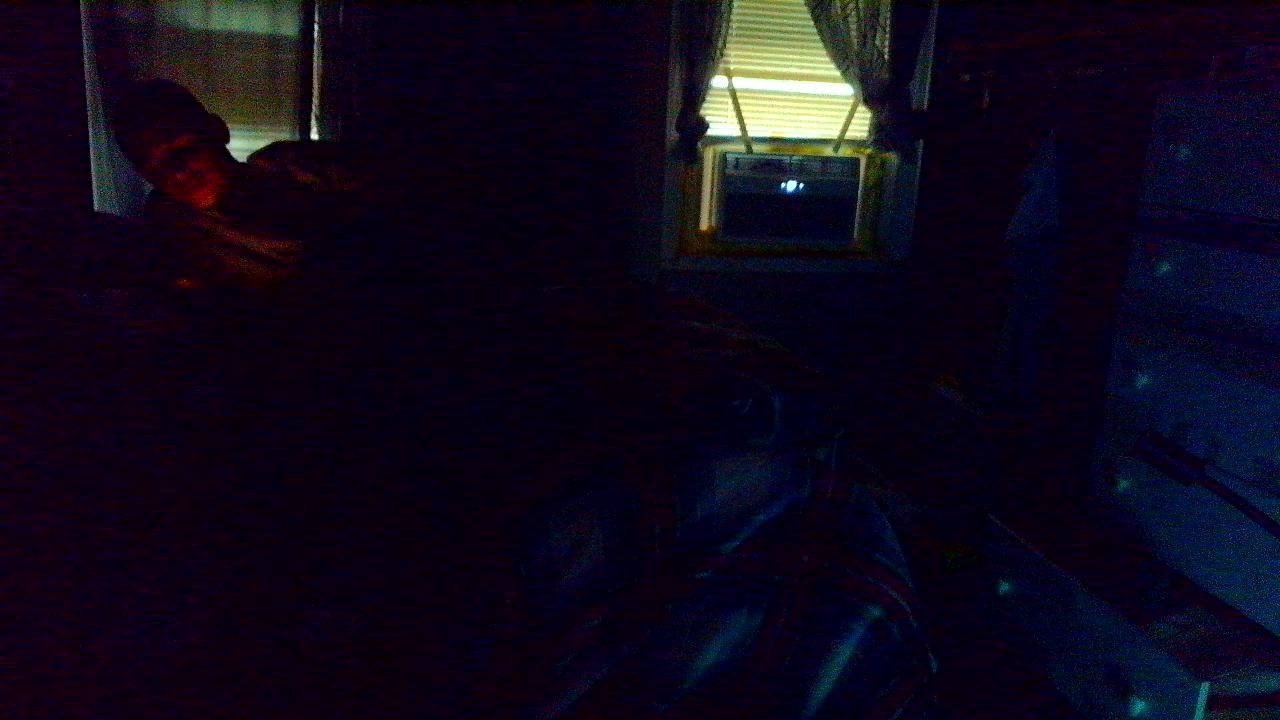
#> input picture jarvis/data/cam_0_DSHOW.jpg, 1280 x 720 px
$ python -i gestures.py   (imports and definitions only)
#> lines starting #> are read from the running program, lines starting #| are printed output that depends on the picture; after the words box and inside, x2 and y2 are one past the last pixel; in counts of white or black regions, pixels touching at a corner belong together
#> further down, picture is the input picture: shape (720, 1280, 3); mean B, G, R 26, 9.4, 14.7
"""Hand gesture tracking — MediaPipe HandLandmarker with OpenCV fallback."""

from __future__ import annotations

import math
import time
import urllib.request
from dataclasses import dataclass, field
from pathlib import Path
from typing import Any, Optional

import numpy as np

from jarvis.config import ASSETS_DIR

MODEL_PATH = ASSETS_DIR / "hand_landmarker.task"
MODEL_URL = (
    "https://storage.googleapis.com/mediapipe-models/"
    "hand_landmarker/hand_landmarker/float16/1/hand_landmarker.task"
)

# Landmark indices
WRIST = 0
THUMB_TIP = 4
INDEX_TIP = 8
MIDDLE_TIP = 12
RING_TIP = 16
PINKY_TIP = 20
INDEX_PIP = 6
MIDDLE_PIP = 10
RING_PIP = 14
PINKY_PIP = 18
THUMB_IP = 3


@dataclass
class GestureState:
    active: bool = False
    label: str = "none"  # open | pinch | fist | point | web_shooter | none
    cursor: tuple[float, float] = (0.5, 0.5)  # normalized 0..1 (mirrored screen space)
    pinch: bool = False
    swipe: str = ""  # left | right | up | down | ""
    landmarks: list[tuple[float, float]] = field(default_factory=list)  # pixel x,y on frame
    depth: float = 0.35  # 0..1 palm-push (MediaPipe z / fist heuristic)
    engine: str = "none"


def ensure_hand_model(path: Path | None = None) -> Path | None:
    path = path or MODEL_PATH
    try:
        path.parent.mkdir(parents=True, exist_ok=True)
        if path.exists() and path.stat().st_size > 100_000:
            return path
        urllib.request.urlretrieve(MODEL_URL, path)
#> (this line was passed over: the network is not available in this run)
        if path.exists() and path.stat().st_size > 100_000:
            return path
    except Exception as e:
        print(f"[gesture] model download failed: {e}")
    return path if path.exists() else None


class HandGestureTracker:
    """Process BGR frames → gesture state. Safe if MediaPipe is missing."""

    def __init__(self) -> None:
        self._landmarker = None
        self._engine = "none"
        self._ts_ms = 0
        self._pinch_hist: list[bool] = []
        self._cursor_hist: list[tuple[float, float]] = []
        self._last_swipe = 0.0
        self._pending_swipe = ""
        self._init_engine()

    def _init_engine(self) -> None:
        try:
            import mediapipe as mp
            from mediapipe.tasks.python import vision
            from mediapipe.tasks.python.core import base_options

            model = ensure_hand_model()
            if model is None:
                raise RuntimeError("hand model missing")
            options = vision.HandLandmarkerOptions(
                base_options=base_options.BaseOptions(model_asset_path=str(model)),
                num_hands=1,
                min_hand_detection_confidence=0.45,
                min_hand_presence_confidence=0.45,
                min_tracking_confidence=0.45,
                running_mode=vision.RunningMode.VIDEO,
            )
            self._landmarker = vision.HandLandmarker.create_from_options(options)
            self._mp = mp
            self._engine = "mediapipe"
            print("[gesture] MediaPipe HandLandmarker ready")
        except Exception as e:
            print(f"[gesture] MediaPipe unavailable ({e}) — OpenCV fallback")
            self._landmarker = None
            self._engine = "opencv"

    @property
    def engine(self) -> str:
        return self._engine

    # [7 lines left out: function close, not called in this run]

    def process(self, bgr: np.ndarray, *, mirrored: bool = True, max_width: int = 0) -> GestureState:
        if bgr is None or bgr.size == 0:
            return GestureState(engine=self._engine)
        scale = 1.0
        work = bgr
        if max_width and bgr.shape[1] > max_width:
            scale = max_width / float(bgr.shape[1])
            try:
                import cv2

                work = cv2.resize(
                    bgr,
                    (max_width, int(bgr.shape[0] * scale)),
                    interpolation=cv2.INTER_AREA,
                )
            except Exception:
                work = bgr
                scale = 1.0
        if self._landmarker is not None:
            state = self._process_mp(work, mirrored=mirrored)
        else:
            state = self._process_cv(work, mirrored=mirrored)
        # Map landmarks back to full-frame coords if we downscaled
        if scale != 1.0 and state.landmarks:
            inv = 1.0 / scale
            state.landmarks = [(x * inv, y * inv) for x, y in state.landmarks]
        return state

    # [29 lines left out: function _process_mp, not called in this run]

    def _process_cv(self, bgr: np.ndarray, *, mirrored: bool) -> GestureState:
        """Rough skin-blob tracker — enough for drag when MediaPipe fails."""
#> called with mirrored = True
        try:
            import cv2

            frame = cv2.flip(bgr, 1) if mirrored else bgr
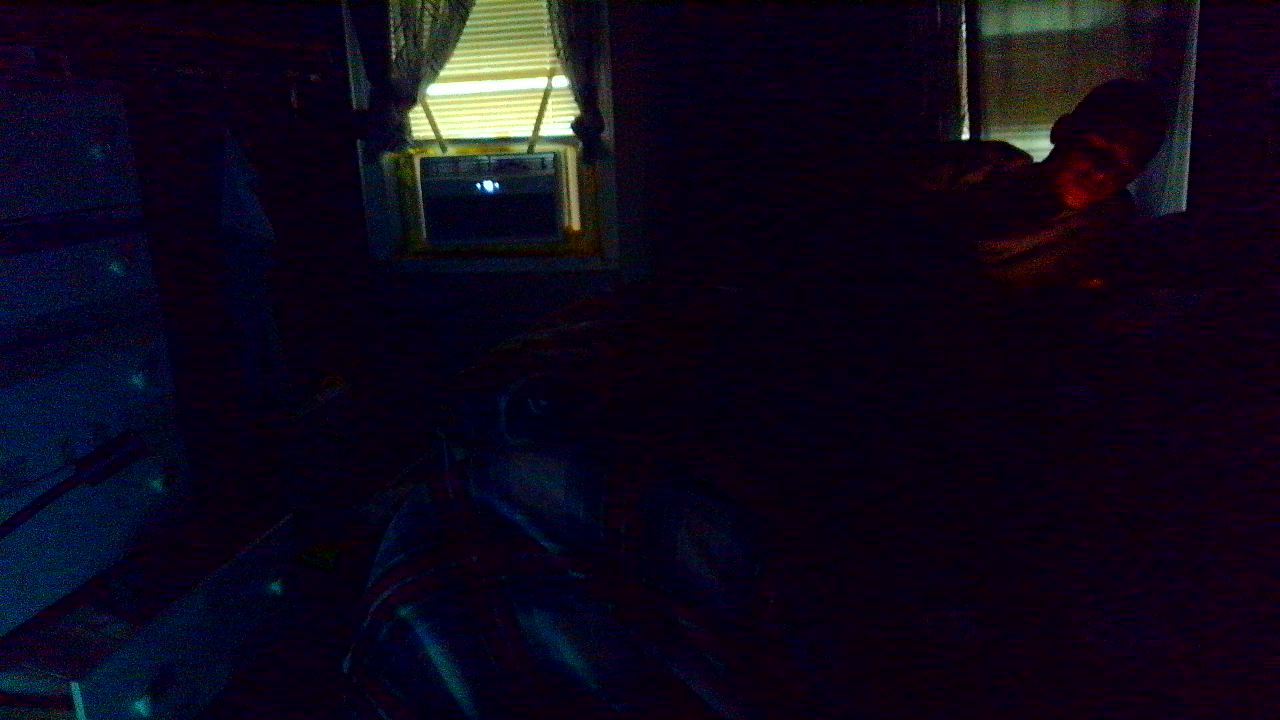
#> frame: shape (720, 1280, 3); mean B, G, R 26, 9.4, 14.7
            h, w = frame.shape[:2]
#> h = 720; w = 1280
            hsv = cv2.cvtColor(frame, cv2.COLOR_BGR2HSV)
#> hsv: shape (720, 1280, 3); mean H, S, V 126.5, 234.7, 28.8
            mask = cv2.inRange(hsv, (0, 30, 60), (25, 180, 255))
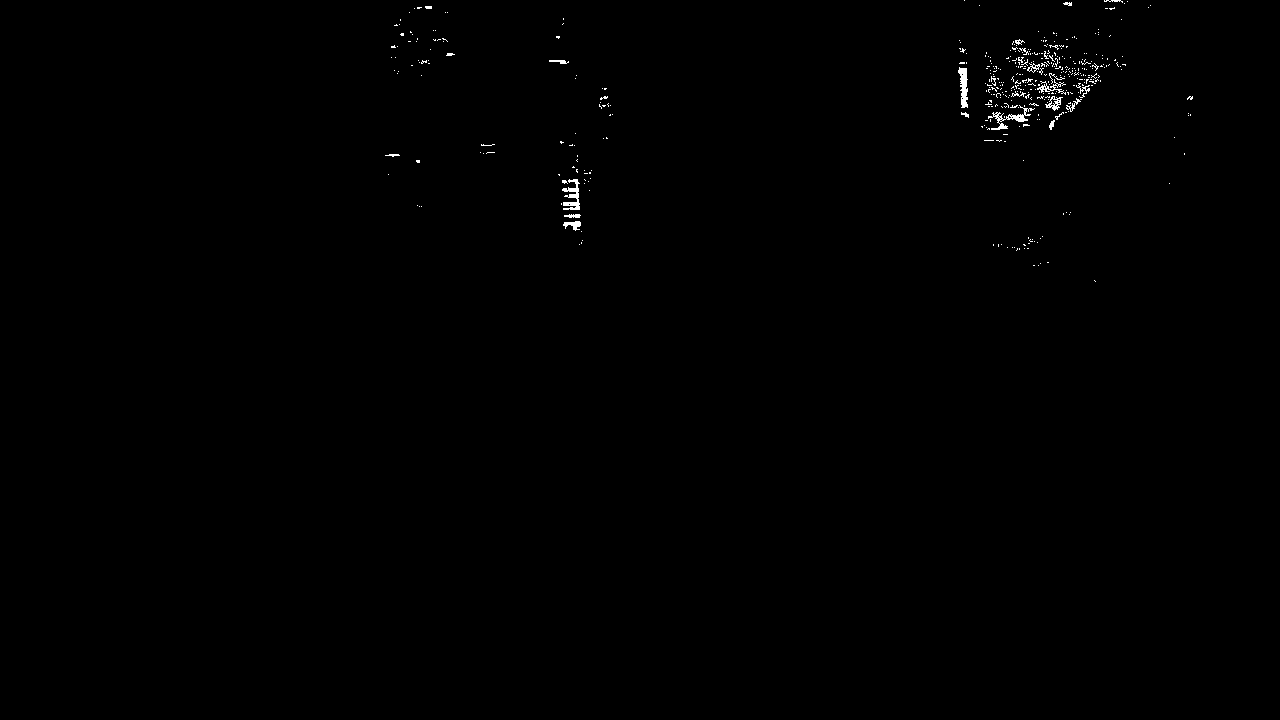
#> mask: shape (720, 1280); 0.32% white in thin lines or dots, all inside (x1, y1, x2, y2) = (385, 0, 1193, 282)
            mask = cv2.medianBlur(mask, 7)
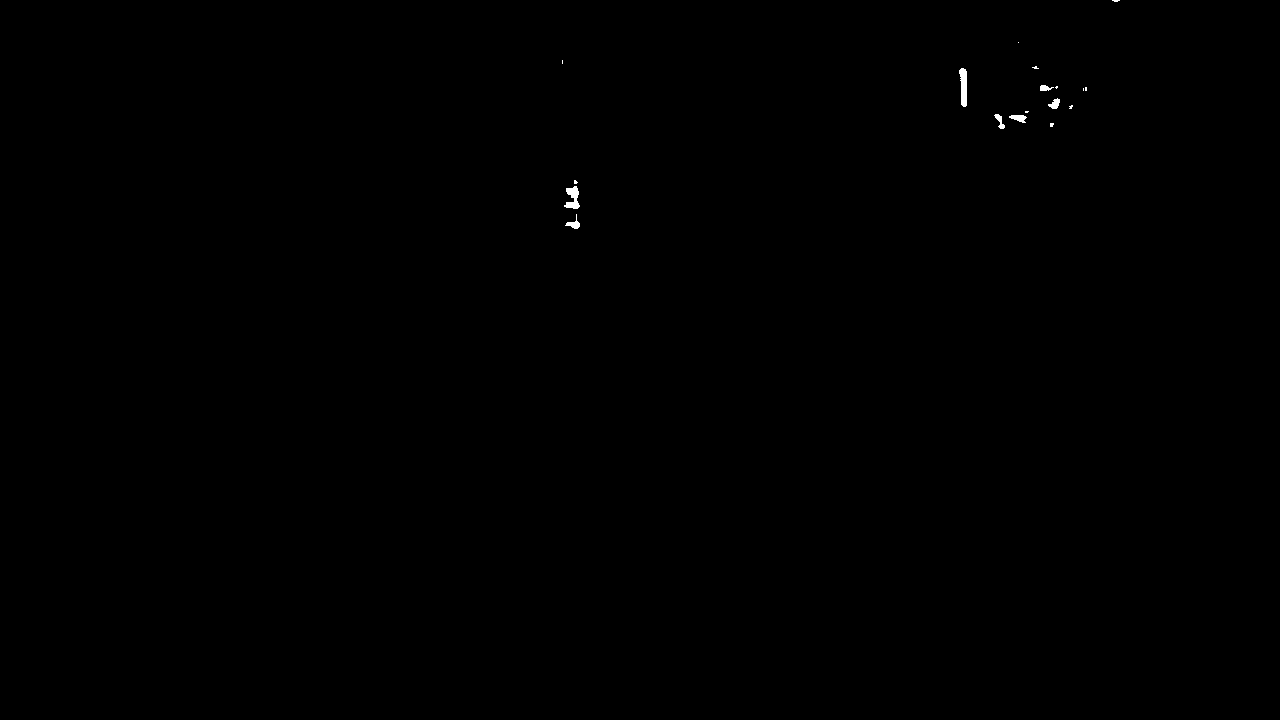
#> mask: shape (720, 1280); 0.1% white; 18 white regions (11 under 20 px), largest, box (x1, y1, x2, y2) and area: (959, 68, 967, 107) 239, (564, 186, 580, 209) 213, (1009, 115, 1027, 123) 91
            # Prefer lower-center / right side where hands usually are
            roi = mask[h // 4 : h, w // 6 : 5 * w // 6]
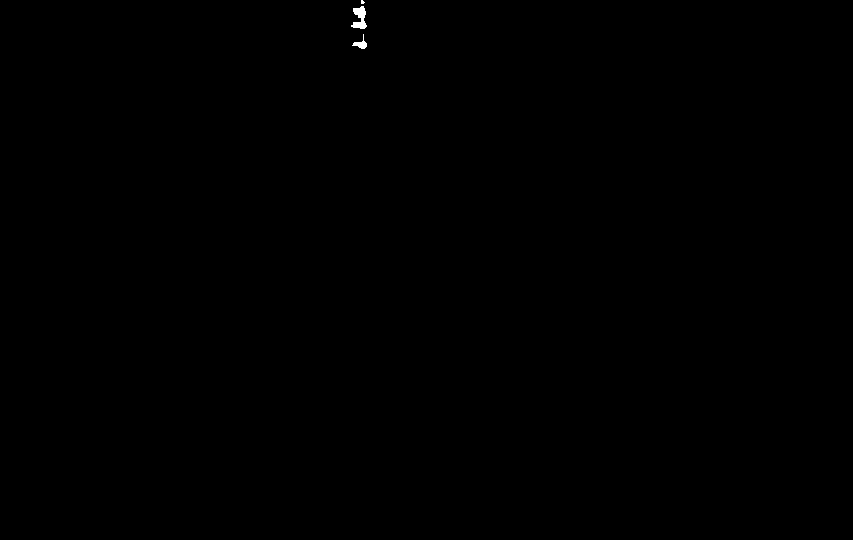
#> roi: shape (540, 853); 0.07% white; 3 white regions (1 under 20 px)
            cnts, _ = cv2.findContours(roi, cv2.RETR_EXTERNAL, cv2.CHAIN_APPROX_SIMPLE)
#> cnts = 3 contours, 1 with area under 20; largest, box (x1, y1, x2, y2) and area: (351, 6, 367, 29) 174, (352, 34, 367, 49) 62
            if not cnts:
                return GestureState(engine="opencv")
            c = max(cnts, key=cv2.contourArea)
#> c = contour of 40 points, box (x1, y1, x2, y2) (351, 6, 367, 29), area 174
            area = cv2.contourArea(c)
#> area = 174.5
            if area < 1200:
                return GestureState(engine="opencv")
            x, y, bw, bh = cv2.boundingRect(c)
            cx = (x + bw / 2) / max(1, roi.shape[1]) * (5 * w // 6 - w // 6) + w // 6
            cy = (y + bh / 2) / max(1, roi.shape[0]) * (h - h // 4) + h // 4
            nx, ny = cx / w, cy / h
            # Compact blob ≈ pinch/fist; elongated ≈ open
            aspect = bw / max(1, bh)
            pinch = area < 8000 and 0.6 < aspect < 1.6
            label = "pinch" if pinch else "open"
            pts = [(cx, cy)]
            return self._classify(pts, [(nx, ny)], engine="opencv", force_label=label)
        except Exception:
            return GestureState(engine="opencv")

    # [73 lines left out: function _classify, not called in this run]

    @staticmethod
    def _dist(a: tuple[float, float], b: tuple[float, float]) -> float:
        return math.hypot(a[0] - b[0], a[1] - b[1])

    def _is_pinch(self, norm: list[tuple[float, float]]) -> bool:
        d = self._dist(norm[THUMB_TIP], norm[INDEX_TIP])
        return d < 0.085

    # [103 lines left out: functions _is_fist, _is_point, _is_web_shooter, draw_gestures, not called in this run]

>>> import cv2
>>> picture = cv2.imread('../data/cam_0_DSHOW.jpg')
>>> result = HandGestureTracker().process(picture)
